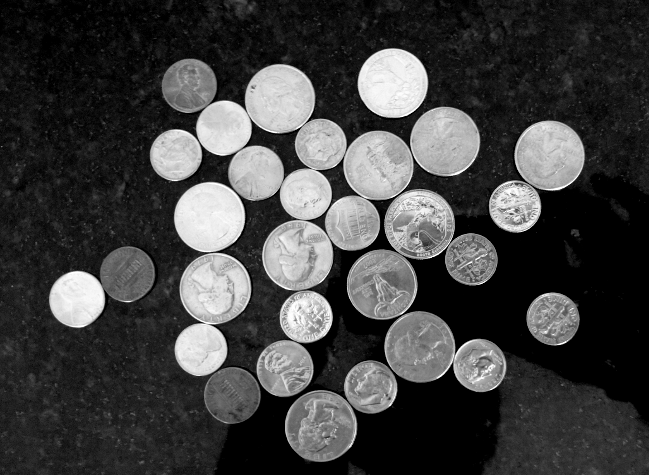
#> input picture code_and_example/quarters_dimes_pennies.png, 649 x 475 px
$ python script.py
#> lines starting #> are read from the running program, lines starting #| are printed output that depends on the picture; after the words box and inside, x2 and y2 are one past the last pixel; in counts of white or black regions, pixels touching at a corner belong together
import numpy as np
from cv2 import cv2
from matplotlib import pyplot as plt

im = cv2.imread("quarters_dimes_pennies.png", 0)
#> im is the input picture: shape (475, 649); min 0, max 255, mean 64.9

[hist, _] = np.histogram(im, bins=256, range=(0, 255))
#> hist = 256 values, max 53585 at index 0, min 35 at index 252, mean 1204.2
val_max = 0
thr = 0
for t in range(0, 256):
    if ((np.sum(hist[t:]) == 0) or (np.sum(hist[:t]) == 0 )):
         continue
    P1 = np.sum(hist[t:]) / np.sum(hist)
    P2 = np.sum(hist[:t]) / np.sum(hist)
    A1 = np.sum(np.array([i for i in range(t, 256)]) * hist[t:]) / np.sum(hist[t:])
    A2 = np.sum(np.array([i for i in range(t)]) * hist[:t])/np.sum(hist[:t])
    val = P2 * P1 * np.power(A2-A1, 2)
    if val_max < val:
        val_max = val
        thr = t
#> this loop made 256 passes
#> (P1, P2, A1, A2, val, val_max) on passes 2 to 13: (0.826, 0.174, 78.54, 0, 885.7, 885.7), (0.823, 0.177, 78.79, 0.0153, 902, 902), (0.818, 0.182, 79.26, 0.0706, 932, 932), (0.814, 0.186, 79.71, 0.145, 959.5, 959.5), (0.809, 0.191, 80.12, 0.235, 985.2, 985.2), (0.803, 0.197, 80.68, 0.38, 1019, 1019), (0.796, 0.204, 81.34, 0.574, 1058.4, 1058.4), (0.789, 0.211, 82, 0.788, 1097.3, 1097.3), (0.782, 0.218, 82.72, 1.04, 1138.6, 1138.6), (0.773, 0.227, 83.52, 1.33, 1184.6, 1184.6), (0.764, 0.236, 84.46, 1.69, 1236.8, 1236.8), (0.753, 0.247, 85.51, 2.1, 1295.3, 1295.3)
#> after the loop, thr = 103; val_max = 5088.3

print("Muc nguong T: {}".format(thr))
#| Muc nguong T: 103

plt.subplot(121)
plt.imshow(im, cmap='gray')

im = im > thr
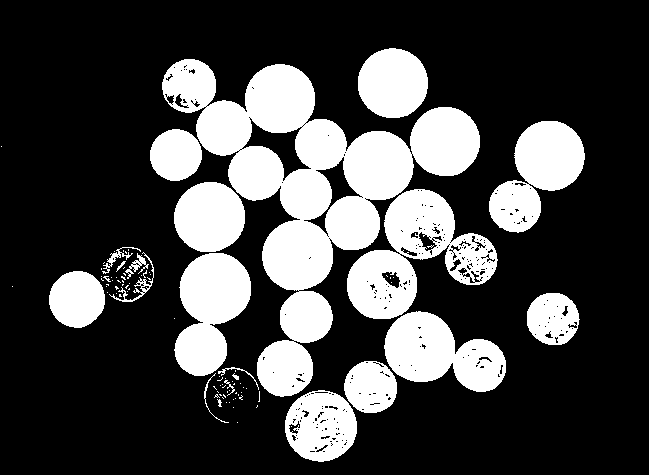
#> im: shape (475, 649) bool; 26.7% white; 95 white regions (73 under 20 px), largest, box (x1, y1, x2, y2) and area: (162, 59, 480, 397) 33605, (347, 189, 498, 319) 8981, (174, 253, 251, 376) 6199
im = np.uint8(im)

plt.subplot(122)
plt.imshow(im, cmap='gray')

plt.show()
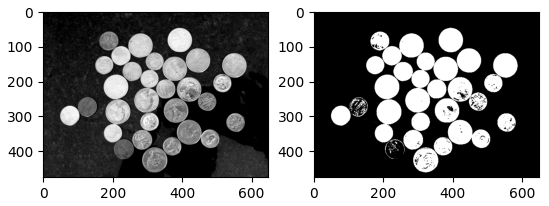
#> figure drawn by matplotlib, 2 panels

$ run again, with code_and_example/3dObject-error.png copied over code_and_example/quarters_dimes_pennies.png
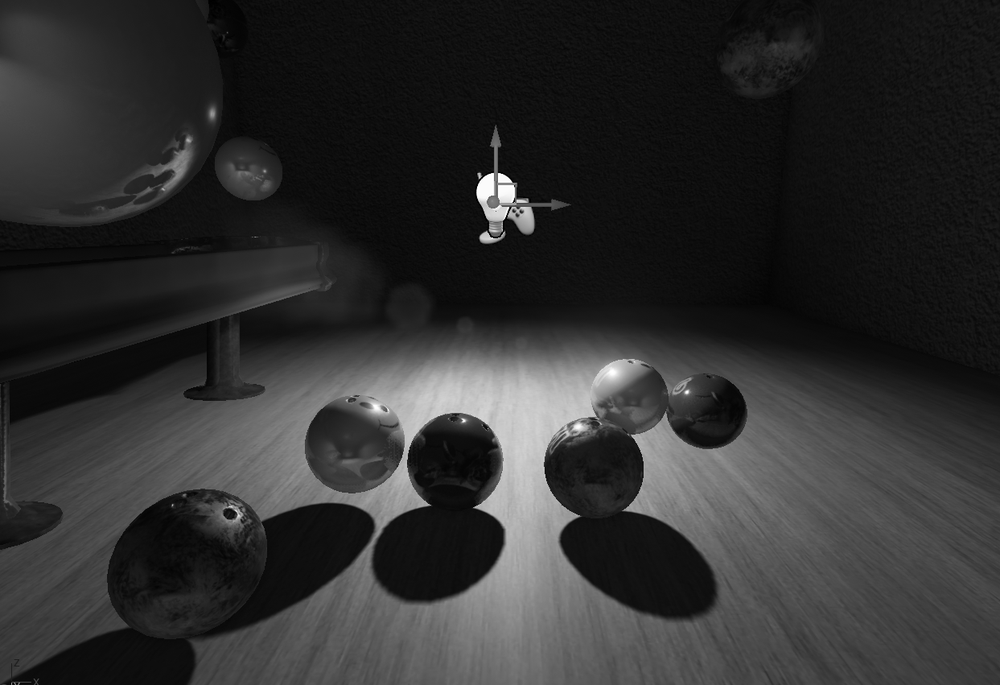
#> input picture code_and_example/3dObject-error.png, 1000 x 685 px, shrunk from 1243 x 851 before the run
#> im is the input picture: shape (685, 1000); min 0, max 255, mean 47.2
#> hist = 256 values, max 39162 at index 15, min 5 at index 241, mean 2675.8
#> the loop `for t in range(0, 256):` made 256 passes
#> (P1, P2, A1, A2, val, val_max) on passes 2 to 9: (1, 0.000149, 47.22, 0, 0.332, 0.332), (1, 0.0002, 47.22, 0.255, 0.441, 0.441), (1, 0.000289, 47.22, 0.793, 0.623, 0.623), (1, 0.000396, 47.23, 1.39, 0.831, 0.831), (0.999, 0.000774, 47.24, 2.66, 1.54, 1.54), (0.998, 0.00165, 47.28, 3.9, 3.1, 3.1), (0.997, 0.00339, 47.35, 4.98, 6.07, 6.07), (0.994, 0.00603, 47.46, 5.86, 10.36, 10.36)
#> after the loop `for t in range(0, 256):`: thr = 63; val_max = 1255.7
#| Muc nguong T: 63
#> `im = im > thr`:
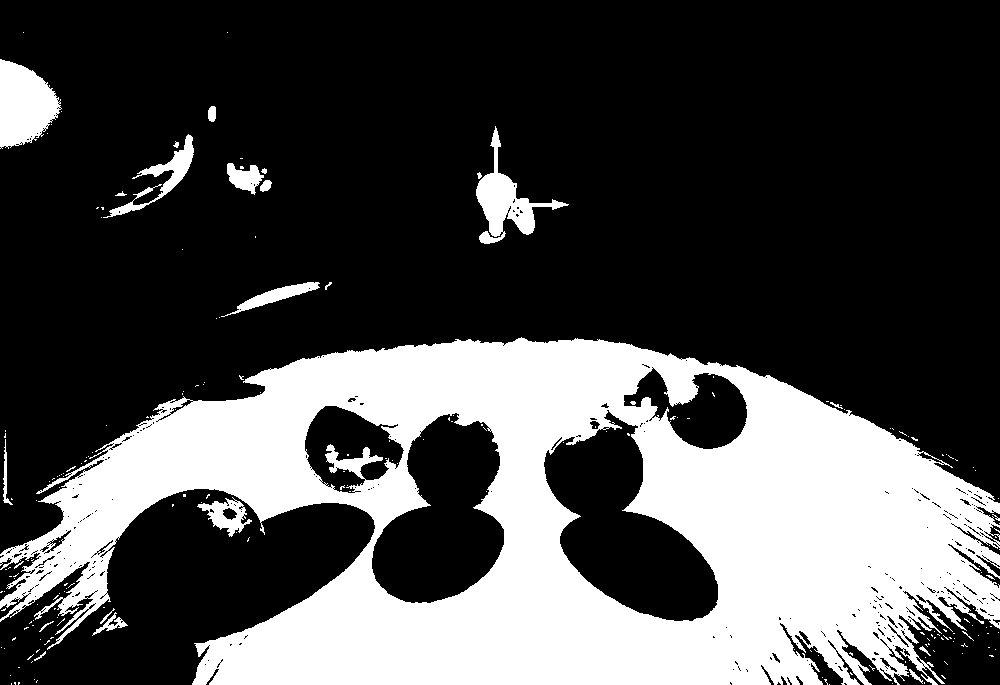
#> im: shape (685, 1000) bool; 29.6% white; 210 white regions (187 under 20 px), largest, box (x1, y1, x2, y2) and area: (0, 337, 1000, 685) 190159, (0, 59, 62, 149) 3825, (476, 126, 569, 244) 2923
#> `plt.show()`:
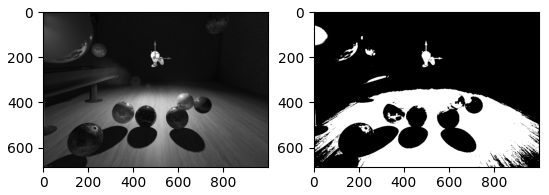
#> figure drawn by matplotlib, 2 panels
